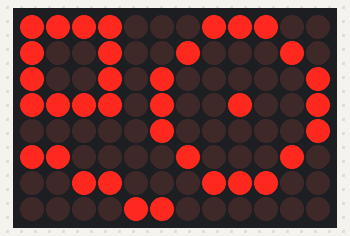
This program was run on a simulated Arduino Uno R4 WiFi. Shown: 12×8 LED matrix.

Above: at 0.1 s.

The program:

main.cpp
```cpp
#include <Arduino.h>
#include "ArduinoGraphics.h"
#include "Arduino_LED_Matrix.h"

ArduinoLEDMatrix matrix;

void setup() {
  matrix.begin(); // Start displayet
}

void loop() {
  matrix.beginDraw();      // Start tegning
  matrix.stroke(0xFFFFFFFF); // Sæt "farven" til tændt LED

  // 1. Tegn en linje fra (x1=0, y1=5) til (x2=5, y2=7)
  matrix.line(0, 5, 5, 7);

  // 2. Tegn en cirkel med centrum i (x=8, y=3) og radius=6
  matrix.circle(8, 3, 6);

  // 3. Tegn et rektangel/firkant fra (x=0, y=0) med bredde=4, højde=4
  matrix.rect(0, 0, 4, 4);

  // 4. Tegn et enkelt punkt/pixel på (x=8, y=3)
  matrix.point(8, 3);

  matrix.endDraw(); // Vis figurerne på skærmen
  delay(1000);      // Hold billedet i 1 sekund
}
```
